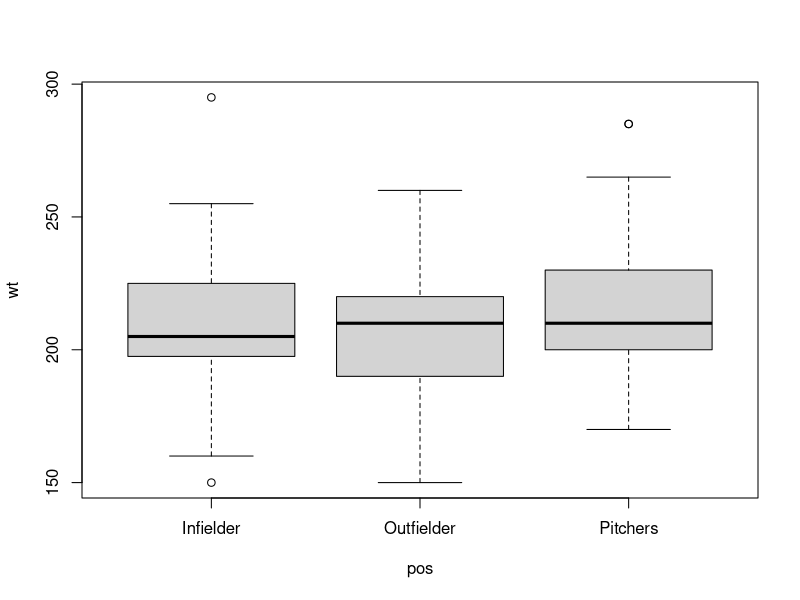
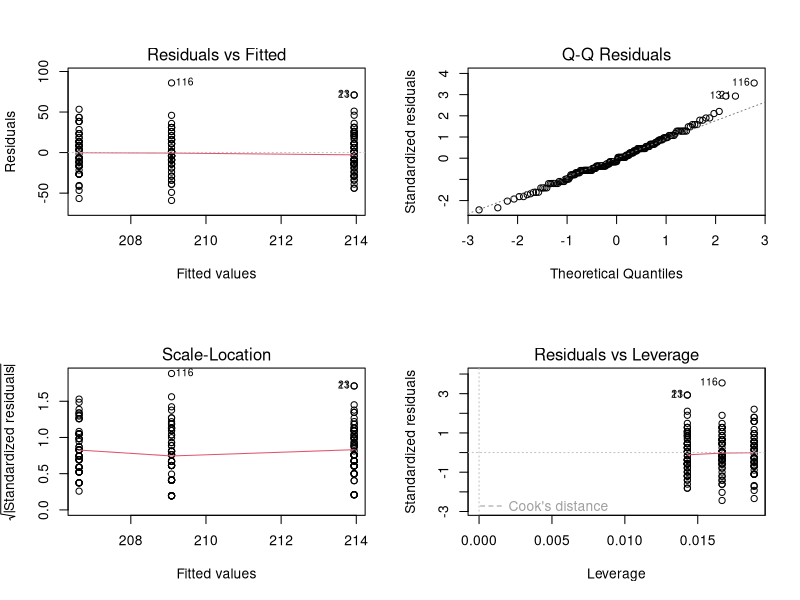
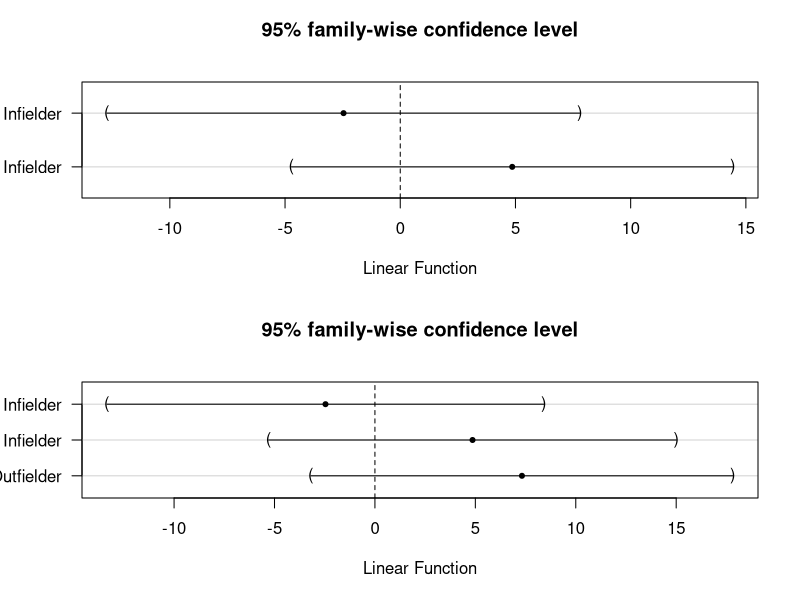
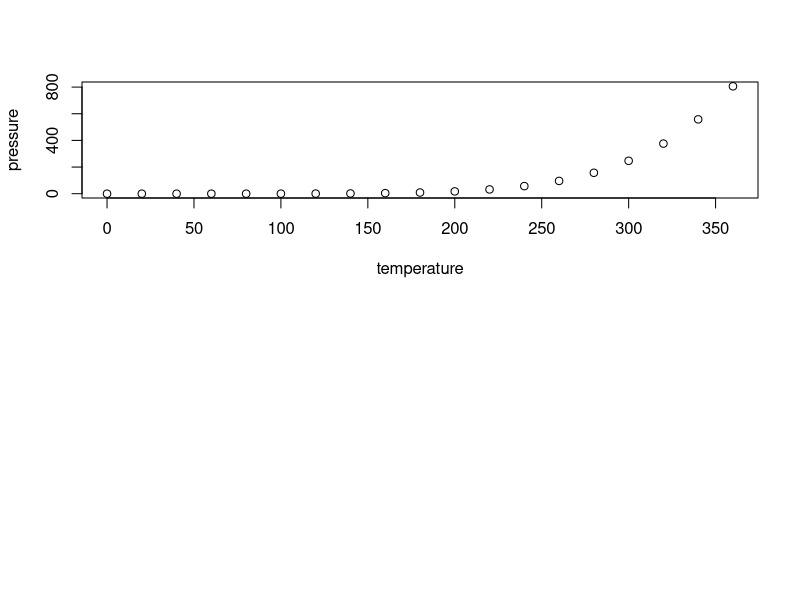

These charts were generated, in order, by the following R code:
## ---- chunk 1
library(multcomp) # Multiple Comparisons Package
library(dplyr) #Reshaping data
mlbw = read.csv("mlbw.csv")
id <- rownames(mlbw)
mlbw <- cbind(id=id, mlbw)
mlbl = reshape(data=mlbw, idvar="id",
               varying = c("Pitchers","Infielder","Outfielder"),
               v.name=c("wt"),
               times=c("Pitchers","Infielder","Outfielder"),
               new.row.names = 1:1000,
               direction="long")
mlb<-na.omit(mlbl)
mlb <- mlb %>% rename(pos = time)
mlb$pos = as.factor(mlb$pos)
## ---- chunk 2
boxplot(wt~pos, data=mlb)

out=lm(wt~pos, data=mlb)
anova(out)
par(mfrow=c(2,2))
plot(out)
shapiro.test(resid(out))

dunnett = glht(out, linfct= mcp(pos = "Dunnett"))
tukey = glht(out, linfct= mcp(pos = "Tukey"))
summary(dunnett)
summary(tukey)
par(mfrow=c(2,1))
plot(dunnett)
plot(tukey)
## ---- chunk 3
plot(pressure)
